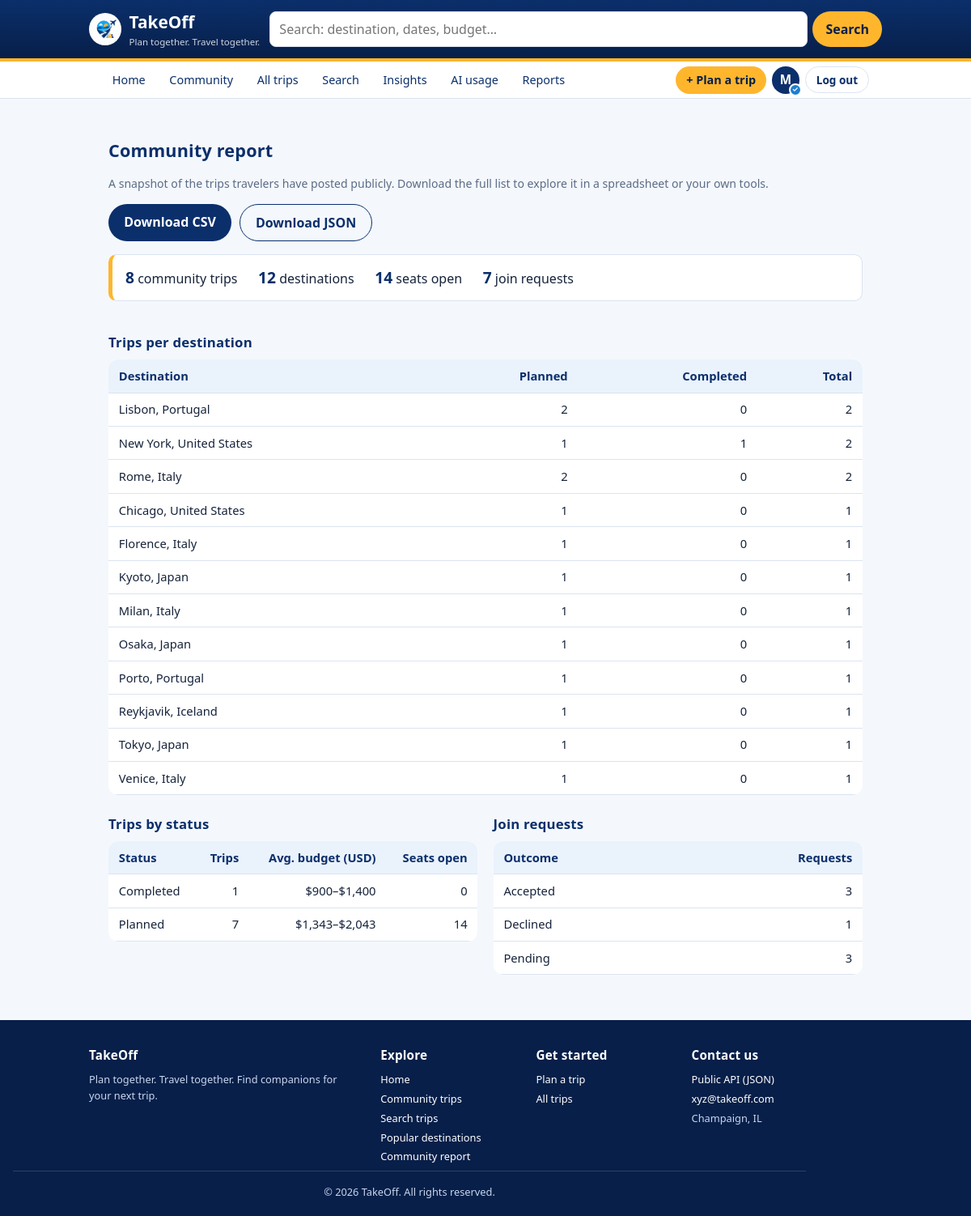
The app's page /reports/ (signed in) with its own data.
### trips/models.py (models this page shows, shortened)
class Destination(models.Model):
    destination_id = models.AutoField(primary_key=True)
    name = models.CharField(max_length=80)                 # e.g. "Florence"
    country = models.CharField(max_length=60)              # e.g. "Italy"
    iata_code = models.CharField(
        max_length=3,
        blank=True,
        default="",
        help_text="Primary airport code, e.g. FLR. Blank if the city has no airport.",
    )
    timezone = models.CharField(max_length=40, default="UTC")
    avg_daily_cost_usd = models.DecimalField(
        max_digits=7,
        decimal_places=2,
        default=0,
        help_text="Rough per-person daily spend, used to sanity-check trip budgets.",
    )
    class Meta:
        ordering = ["country", "name"]
        constraints = [
            models.UniqueConstraint(
                fields=["name", "country"],
                name="uniq_destination_name_per_country",
            )
        ]

class Trip(models.Model):
    PRIVATE = "private"
    PUBLIC = "public"
    VISIBILITY_CHOICES = [
        (PRIVATE, "Private (only me)"),
        (PUBLIC, "Public (open to join requests)"),
    ]
    DRAFT = "draft"
    PLANNED = "planned"
    COMPLETED = "completed"
    STATUS_CHOICES = [
        (DRAFT, "Draft"),
        (PLANNED, "Planned"),
        (COMPLETED, "Completed"),
    ]
    trip_id = models.AutoField(primary_key=True)
    owner = models.ForeignKey(
        Traveler,
        on_delete=models.CASCADE,
        related_name="trips",
    )
    title = models.CharField(max_length=100)               # e.g. "Northern Italy by rail"
    start_date = models.DateField()
    end_date = models.DateField()
    budget_min_usd = models.DecimalField(max_digits=9, decimal_places=2, default=0)
    budget_max_usd = models.DecimalField(max_digits=9, decimal_places=2, default=0)
    group_size = models.PositiveSmallIntegerField(default=1)
    seats_open = models.PositiveSmallIntegerField(
        default=0,
        help_text="How many companions the poster will still accept. 0 = closed.",
    )
    visibility = models.CharField(max_length=10, choices=VISIBILITY_CHOICES, default=PRIVATE)
    status = models.CharField(max_length=10, choices=STATUS_CHOICES, default=DRAFT)
    created_at = models.DateTimeField(auto_now_add=True)
    companions = models.ManyToManyField(
        Traveler,
        through="JoinRequest",
        related_name="joined_trips",
        blank=True,
    )
    class Meta:
        ordering = ["start_date", "title"]
        constraints = [
            models.UniqueConstraint(
                fields=["owner", "title", "start_date"],
                name="uniq_trip_title_per_owner_per_start",
            ),
            models.CheckConstraint(
                condition=models.Q(end_date__gte=models.F("start_date")),
                name="trip_end_date_after_start_date",
            ),
        ]

### trips/reports.py (the view)
# urls.py: path("reports/", reports.ReportsView.as_view(), name="reports"),
class ReportsView(LoginRequiredMixin, TemplateView):
    template_name = "trips/reports.html"
    def get_context_data(self, **kwargs):
        ctx = super().get_context_data(**kwargs)
        public = Trip.objects.filter(visibility=Trip.PUBLIC)
        public_stop = Q(stops__trip__visibility=Trip.PUBLIC)
        ctx["trips_per_destination"] = (
            Destination.objects
            .annotate(
                n_trips=Count("stops__trip", filter=public_stop, distinct=True),
                n_planned=Count(
                    "stops__trip", filter=public_stop & Q(stops__trip__status=Trip.PLANNED), distinct=True
                ),
                n_completed=Count(
                    "stops__trip", filter=public_stop & Q(stops__trip__status=Trip.COMPLETED), distinct=True
                ),
            )
            .filter(n_trips__gt=0)
            .order_by("-n_trips", "name")
        )
        status_labels = dict(Trip.STATUS_CHOICES)
        ctx["trips_per_status"] = [
            {**row, "label": status_labels.get(row["status"], row["status"])}
            for row in (
                public.values("status")
                .annotate(
                    n_trips=Count("trip_id"),
                    avg_budget_min=Avg("budget_min_usd"),
                    avg_budget_max=Avg("budget_max_usd"),
                    seats_open=Sum("seats_open"),
                )
                .order_by("status")
            )
        ]
        request_labels = dict(JoinRequest.STATUS_CHOICES)
        ctx["requests_per_status"] = [
            {**row, "label": request_labels.get(row["status"], row["status"])}
            for row in (
                JoinRequest.objects.filter(trip__visibility=Trip.PUBLIC)
                .values("status")
                .annotate(n_requests=Count("request_id"))
                .order_by("status")
            )
        ]
        ctx["total_trips"] = public.count()
        ctx["total_seats_open"] = public.aggregate(total=Sum("seats_open"))["total"] or 0
        ctx["total_requests"] = JoinRequest.objects.filter(trip__visibility=Trip.PUBLIC).count()
        ctx["total_destinations"] = Destination.objects.filter(
            stops__trip__visibility=Trip.PUBLIC
        ).distinct().count()
        return ctx

### templates/trips/reports.html (shortened to what this page needs)
{% extends "trips/base.html" %}
{% block content %}
  <h2 class="section-title">Community report</h2>
  <p class="meta">A snapshot of the trips travelers have posted publicly. Download the full list to explore it in a spreadsheet or your own tools.</p>
  <div class="actions">
    <a class="button" href="{% url 'trips:export-trips-csv' %}">Download CSV</a>
    <a class="button secondary" href="{% url 'trips:export-trips-json' %}">Download JSON</a>
  </div>
  <p class="summary-line" aria-label="Totals">
    <span><strong>{{ total_trips }}</strong> community trip{{ total_trips|pluralize }}</span>
    <span><strong>{{ total_destinations }}</strong> destination{{ total_destinations|pluralize }}</span>
    <span><strong>{{ total_seats_open }}</strong> seat{{ total_seats_open|pluralize }} open</span>
    <span><strong>{{ total_requests }}</strong> join request{{ total_requests|pluralize }}</span>
  </p>
  <div class="report-grid">
    <section>
      <h3 class="section-title">Trips per destination</h3>
      <div class="table-wrap">
        <table class="data">
          <thead>
            <tr><th>Destination</th><th class="num">Planned</th><th class="num">Completed</th><th class="num">Total</th></tr>
          </thead>
          <tbody>
            {% for d in trips_per_destination %}
              <tr>
                <td>{{ d.name }}, {{ d.country }}</td>
                <td class="num">{{ d.n_planned }}</td>
                <td class="num">{{ d.n_completed }}</td>
                <td class="num">{{ d.n_trips }}</td>
              </tr>
            {% empty %}
              <tr><td colspan="4" class="muted"><em>No community trips yet.</em></td></tr>
            {% endfor %}
          </tbody>
        </table>
      </div>
    </section>
    <section>
      <h3 class="section-title">Trips by status</h3>
      <div class="table-wrap">
        <table class="data">
          <thead>
            <tr><th>Status</th><th class="num">Trips</th><th class="num">Avg. budget (USD)</th><th class="num">Seats open</th></tr>
          </thead>
          <tbody>
            {% for row in trips_per_status %}
              <tr>
                <td>{{ row.label }}</td>
                <td class="num">{{ row.n_trips }}</td>
                <td class="num">${{ row.avg_budget_min|floatformat:"0g" }}&ndash;${{ row.avg_budget_max|floatformat:"0g" }}</td>
                <td class="num">{{ row.seats_open }}</td>
              </tr>
            {% empty %}
              <tr><td colspan="4" class="muted"><em>No community trips yet.</em></td></tr>
            {% endfor %}
          </tbody>
        </table>
      </div>
    </section>
    <section>
      <h3 class="section-title">Join requests</h3>
      <div class="table-wrap">
        <table class="data">
          <thead>
            <tr><th>Outcome</th><th class="num">Requests</th></tr>
          </thead>
          <tbody>
            {% for row in requests_per_status %}
              <tr><td>{{ row.label }}</td><td class="num">{{ row.n_requests }}</td></tr>
            {% empty %}
              <tr><td colspan="2" class="muted"><em>No join requests yet.</em></td></tr>
            {% endfor %}
          </tbody>
        </table>
      </div>
    </section>
  </div>
{% endblock %}

### templates/trips/base.html (shortened to what this page needs)
{% load static %}
<!DOCTYPE html>
<html lang="en">
<head>
  <link rel="stylesheet" href="{% static 'css/normalize.css' %}">
  <link rel="stylesheet" href="{% static 'css/style.css' %}">
</head>
<body>
  <header class="site-header">
    <div class="bar">
      <a class="brand" href="{% url 'trips:home' %}">
        <img src="{% static 'trips/img/logo.png' %}" alt="TakeOff logo">
        <span>TakeOff<small>Plan together. Travel together.</small></span>
      </a>
      {% if user.is_authenticated %}
        <form class="header-search" action="{% url 'trips:trip-search' %}" method="get" role="search">
          <input type="search" name="q" placeholder="Search: destination, dates, budget…" aria-label="Search community trips by destination">
          <button type="submit">Search</button>
        </form>
      {% endif %}
    </div>
  </header>
  <nav class="subnav" aria-label="Primary">
    <div class="bar">
      <a href="{% url 'trips:home' %}">Home</a>
      <a href="{% url 'trips:trip-list-generic' %}">Community</a>
      {% if user.is_authenticated %}
        <a href="{% url 'trips:trip-list' %}">All trips</a>
        <a href="{% url 'trips:trip-search' %}">Search</a>
        <a href="{% url 'trips:insights' %}">Insights</a>
        <a href="{% url 'trips:dashboard' %}">AI usage</a>
        <a href="{% url 'trips:reports' %}">Reports</a>
        <a class="cta" href="{% url 'trips:trip-create' %}">+ Plan a trip</a>
        <a class="nav-profile" href="{% url 'trips:my-profile' %}" title="My profile ({{ user.username }})" aria-label="My profile">
          <span class="avatar">{{ user.get_short_name|default:user.username|slice:":1"|upper }}</span>{% if user.traveler.is_domain_verified %}<span class="avatar-tick" aria-hidden="true">&#10003;</span>{% endif %}
        </a>
        <form class="nav-logout" method="post" action="{% url 'trips:logout' %}">
          <button type="submit">Log out</button>
        </form>
      {% else %}
        <a class="nav-auth" href="{% url 'trips:login' %}">Log in</a>
        <a class="cta" href="{% url 'trips:signup' %}">Sign up</a>
      {% endif %}
    </div>
  </nav>
  <main>
    {% block content %}{% endblock %}
  </main>
  <footer class="site-footer">
    <div class="footer-grid">
      <div>
        <h4>TakeOff</h4>
        <p>Plan together. Travel together. Find companions for your next trip.</p>
      </div>
      <div>
        <h4>Explore</h4>
        <ul>
          <li><a href="{% url 'trips:home' %}">Home</a></li>
          <li><a href="{% url 'trips:trip-list-generic' %}">Community trips</a></li>
          {% if user.is_authenticated %}
            <li><a href="{% url 'trips:trip-search' %}">Search trips</a></li>
            <li><a href="{% url 'trips:insights' %}">Popular destinations</a></li>
            <li><a href="{% url 'trips:reports' %}">Community report</a></li>
          {% endif %}
        </ul>
      </div>
      <div>
        <h4>Get started</h4>
        <ul>
          {% if user.is_authenticated %}
            <li><a href="{% url 'trips:trip-create' %}">Plan a trip</a></li>
            <li><a href="{% url 'trips:trip-list' %}">All trips</a></li>
          {% else %}
            <li><a href="{% url 'trips:signup' %}">Create an account</a></li>
            <li><a href="{% url 'trips:login' %}">Log in</a></li>
          {% endif %}
        </ul>
      </div>
      <div>
        <h4>Contact us</h4>
        <ul>
          <li><a href="{% url 'trips:api-insights-destinations' %}">Public API (JSON)</a></li>
          <li><a href="mailto:xyz@takeoff.com">xyz@takeoff.com</a></li>
          <li>Champaign, IL</li>
        </ul>
      </div>
    </div>
    <p class="footer-note">&copy; {% now "Y" %} TakeOff. All rights reserved.</p>
  </footer>
</body>
</html>

### records on screen
Destination: name "Lisbon", country "Portugal", n_planned "2", n_completed "0", n_trips "2"
Destination: name "New York", country "United States", n_planned "1", n_completed "1", n_trips "2"
Destination: name "Rome", country "Italy", n_planned "2", n_completed "0", n_trips "2"
Destination: name "Chicago", country "United States", n_planned "1", n_completed "0", n_trips "1"
Destination: name "Florence", country "Italy", n_planned "1", n_completed "0", n_trips "1"
Destination: name "Kyoto", country "Japan", n_planned "1", n_completed "0", n_trips "1"
Destination: name "Milan", country "Italy", n_planned "1", n_completed "0", n_trips "1"
Destination: name "Osaka", country "Japan", n_planned "1", n_completed "0", n_trips "1"
Destination: name "Porto", country "Portugal", n_planned "1", n_completed "0", n_trips "1"
Destination: name "Reykjavik", country "Iceland", n_planned "1", n_completed "0", n_trips "1"
Destination: name "Tokyo", country "Japan", n_planned "1", n_completed "0", n_trips "1"
Destination: name "Venice", country "Italy", n_planned "1", n_completed "0", n_trips "1"
Trip: label "Completed", n_trips "1", avg_budget_min "900", avg_budget_max "1,400", seats_open "0"

### other values on screen
{{ user.get_short_name|default:user.username|slice:":1"|upper }} "M"
{{ total_trips }} "8"
{{ total_destinations }} "12"
{{ total_seats_open }} "14"
{{ total_requests }} "7"
{{ row.label }} "Planned"
{{ row.n_trips }} "7"
{{ row.avg_budget_min|floatformat:"0g" }} "1,343"
{{ row.avg_budget_max|floatformat:"0g" }} "2,043"
{{ row.seats_open }} "14"
{{ row.label }} "Accepted" "Declined" "Pending"
{{ row.n_requests }} "3" "1" "3"
